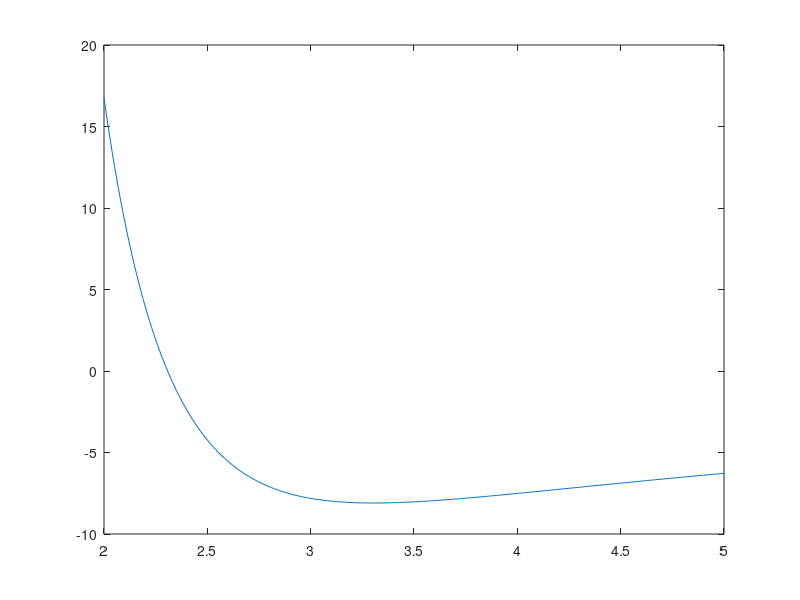

This chart was generated by the following MATLAB code:


radius = 2.0:0.01:5;
epsilon = 0.04;
epsilon_not = 0.04;
alpha = 1;
r_not = 8;
mass = 0.1;
        
chargeProduct = -16;
        
CBPotential = (epsilon .* (6./(alpha - 6) .* exp(alpha)...
                    * (1 - radius./r_not) - alpha./(alpha - 6) .* (r_not./radius).^6)...
                    + chargeProduct./(4.*pi.*epsilon_not.*radius));
                
plot(radius, CBPotential);
